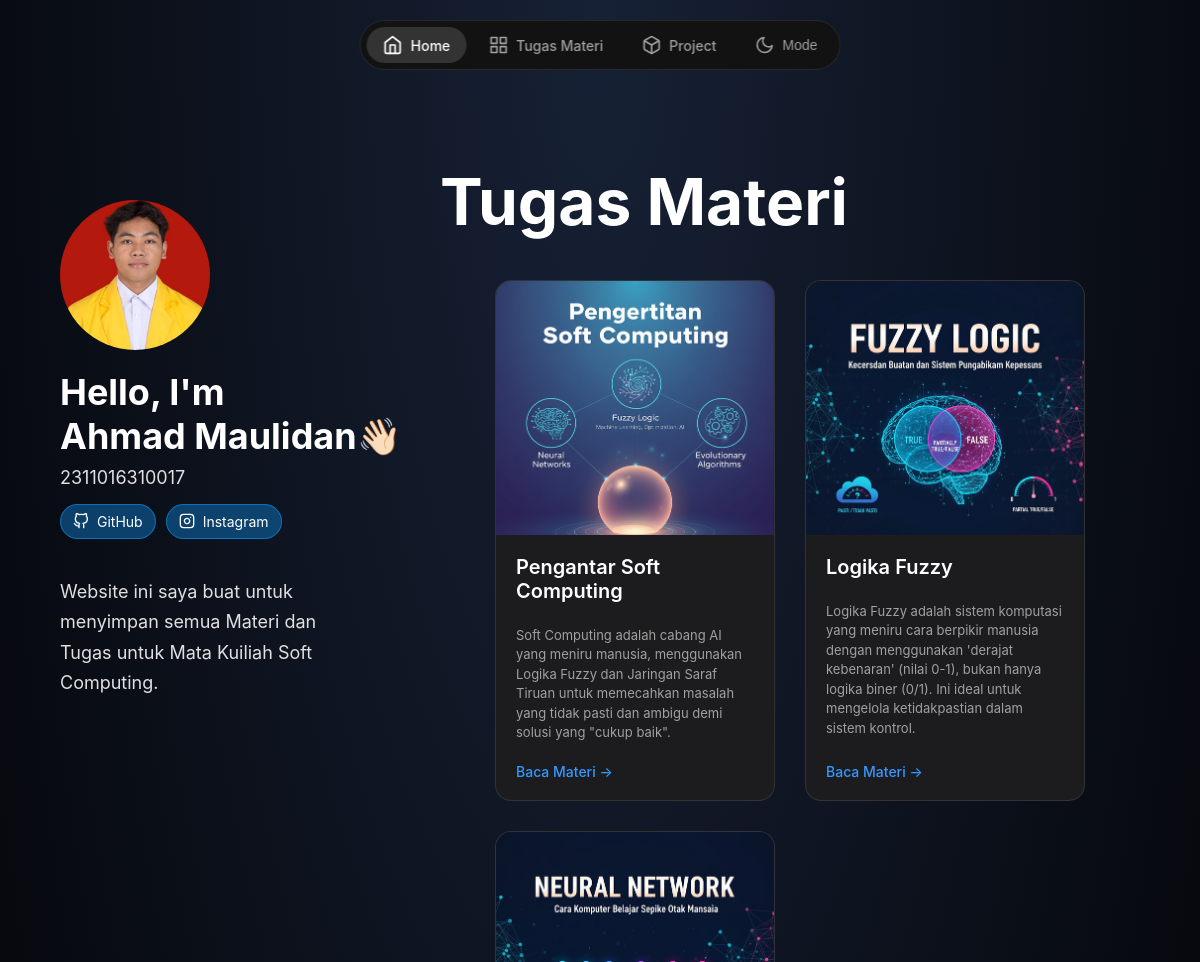
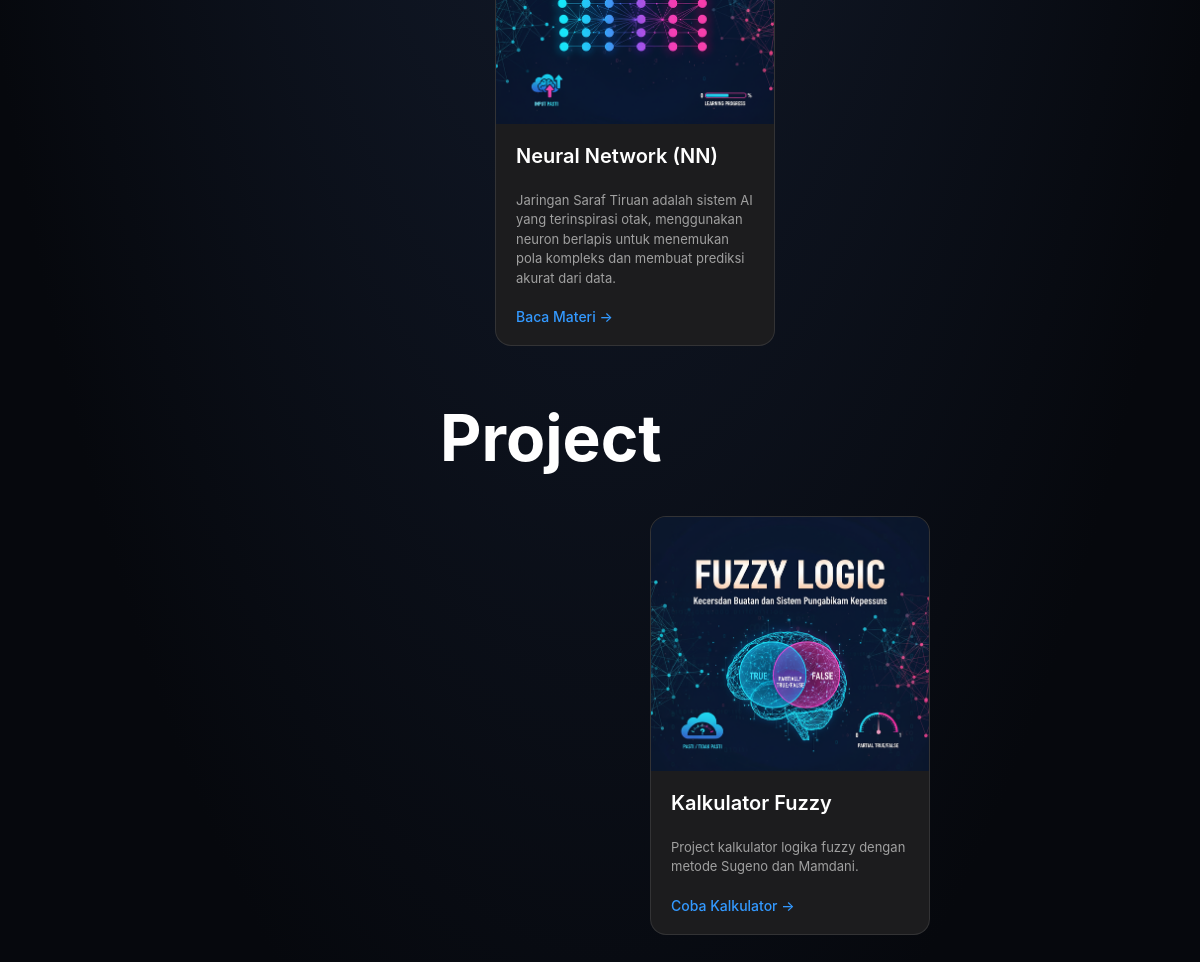
The page / on the database its author committed (2 pictures, top to bottom).
### app.py (models this page shows)
class Task(db.Model):
    id = db.Column(db.Integer, primary_key=True)
    title = db.Column(db.String(100), nullable=False)
    thumbnail = db.Column(db.String(100), nullable=True)
    description = db.Column(db.Text, nullable=False)
    content = db.Column(db.Text, nullable=False)

### app.py (the view)
@app.route('/')
def index():
    tasks = Task.query.all()
    return render_template('index.html', show_sidebar=False, tasks=tasks, active_nav='home')

### templates/index.html (shortened to what this page needs)
{% extends 'base.html' %}
{% block content %}
<div class="profile-layout">
    <aside class="profile-sidebar-custom">
        <div class="profile-info">
            <img src="{{ url_for('static', filename='assets/PasFoto.png') }}" alt="Foto Profil Ahmad Maulidan"
                class="profile-picture">
            <h1 class="profile-name">Hello, I'm<br><span style="white-space: nowrap;">Ahmad Maulidan👋🏻</span></h1>
            <p class="profile-id">2311016310017</p>
            <div class="social-links">
                <a href="https://github.com/AhmdMaulidan" target="_blank" class="social-btn">
                    <span>GitHub</span>
                </a>
                <a href="https://www.instagram.com/lienidan/" target="_blank" class="social-btn">
                    <span>Instagram</span>
                </a>
            </div>
            <p class="profile-description">
                Website ini saya buat untuk menyimpan semua Materi dan Tugas untuk Mata Kuiliah Soft Computing.
            </p>
        </div>
    </aside>
    <main class="profile-main">
        <section class="tasks-section">
            <h2>Tugas Materi</h2>
        </section>
        <div class="project-grid">
            {% for task in tasks %}
            <div class="project-card">
                <div class="card-image">
                    <img src="{{ url_for('static', filename=task.thumbnail) }}" alt="{{ task.title }}">
                </div>
                <div class="card-content">
                    <h3 class="card-title">{{ task.title }}</h3>
                    <p class="card-description">{{ task.description }}</p>
                    <div class="card-links">
                        <a href="{{ url_for('task_detail', task_id=task.id) }}" class="card-link">Baca Materi →</a>
                    </div>
                </div>
            </div>
            {% else %}
            <p>Belum ada tugas yang ditambahkan.</p>
            {% endfor %}
        </div>
        <section class="tasks-section" style="margin-top: 40px;">
            <h2>Project</h2>
        </section>
        <div class="project-grid">
            <div class="project-card">
                <div class="card-image">
                    <img src="{{ url_for('static', filename='uploads/thumnail-fuzzy.png') }}" alt="Project Example">
                </div>
                <div class="card-content">
                    <h3 class="card-title">Kalkulator Fuzzy</h3>
                    <p class="card-description">Project kalkulator logika fuzzy dengan metode Sugeno dan Mamdani.</p>
                    <div class="card-links">
                        <a href="{{ url_for('sugeno_calculator') }}" class="card-link">Coba Kalkulator →</a>
                    </div>
                </div>
            </div>
        </div>
    </main>
</div>
{% endblock %}

### templates/base.html (shortened to what this page needs)
<!DOCTYPE html>
<html lang="id">
<head>
    <link rel="stylesheet" href="{{ url_for('static', filename='style.css') }}">
</head>
<body>
    <nav class="top-nav">
        <a href="{{ url_for('index') }}" class="nav-item {% if active_nav == 'home' %}active{% endif %}">
            <svg xmlns="http://www.w3.org/2000/svg" width="24" height="24" viewBox="0 0 24 24" fill="none" stroke="currentColor" stroke-width="2" stroke-linecap="round" stroke-linejoin="round"><path d="m3 9 9-7 9 7v11a2 2 0 0 1-2 2H5a2 2 0 0 1-2-2z"></path><polyline points="9 22 9 12 15 12 15 22"></polyline></svg>
            <span>Home</span>
        </a>
        <a href="{{ url_for('tugas') }}" class="nav-item {% if active_nav == 'tugas' %}active{% endif %}">
            <span>Tugas Materi</span>
        </a>
        <a href="{{ url_for('project') }}" class="nav-item {% if active_nav == 'project' %}active{% endif %}">
            <span>Project</span>
        </a>
        <button class="nav-item theme-toggle">
            <svg xmlns="http://www.w3.org/2000/svg" width="24" height="24" viewBox="0 0 24 24" fill="none" stroke="currentColor" stroke-width="2" stroke-linecap="round" stroke-linejoin="round"><path d="M21 12.79A9 9 0 1 1 11.21 3 7 7 0 0 0 21 12.79z"></path></svg>
            <span>Mode</span>
        </button>
    </nav>
    <div class="wrapper">
        <main class="main-content {% if not show_sidebar %}full-width{% endif %}">
            <article>
                {% block content %}{% endblock %}
            </article>
        </main>
    </div>
</body>
</html>

### rows shown on the page
Task: thumbnail (picture), title "Pengantar Soft Computing", description "Soft Computing adalah cabang AI yang meniru manusia, menggunakan Logika Fuzzy dan Jaringan Saraf Tiruan untuk memecahkan masalah yang tidak pasti dan ambigu demi solusi yang \"cukup baik\"."
Task: thumbnail (picture), title "Logika Fuzzy", description "Logika Fuzzy adalah sistem komputasi yang meniru cara berpikir manusia dengan menggunakan 'derajat kebenaran' (nilai 0-1), bukan hanya logika biner (0/1). Ini ideal untuk mengelola ketidakpastian dalam sistem kontrol."
Task: thumbnail (picture), title "Neural Network (NN)", description "Jaringan Saraf Tiruan adalah sistem AI yang terinspirasi otak, menggunakan neuron berlapis untuk menemukan pola kompleks dan membuat prediksi akurat dari data."
